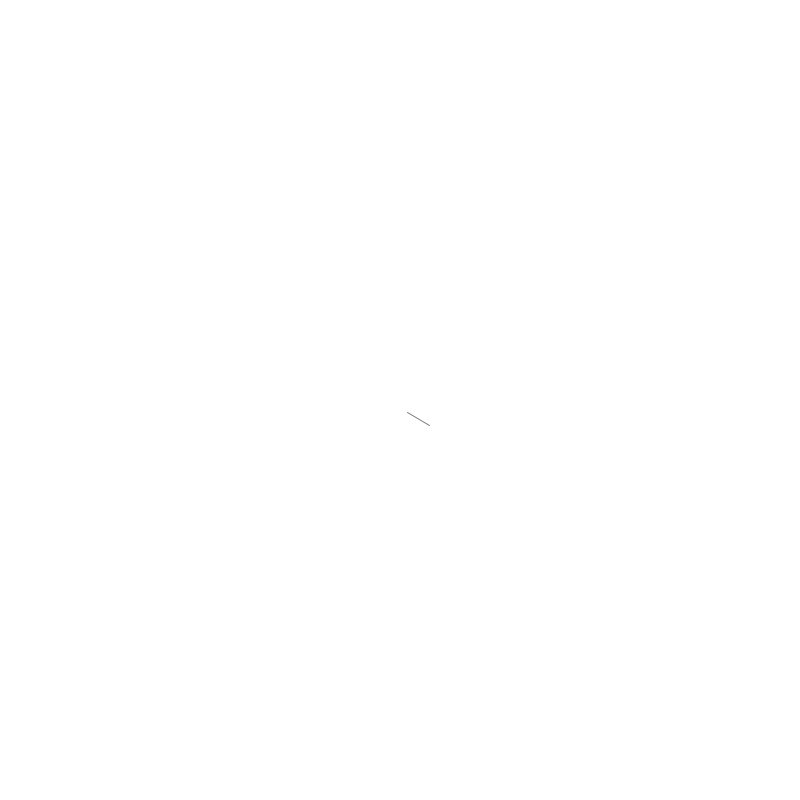
Frame 1 (no input)
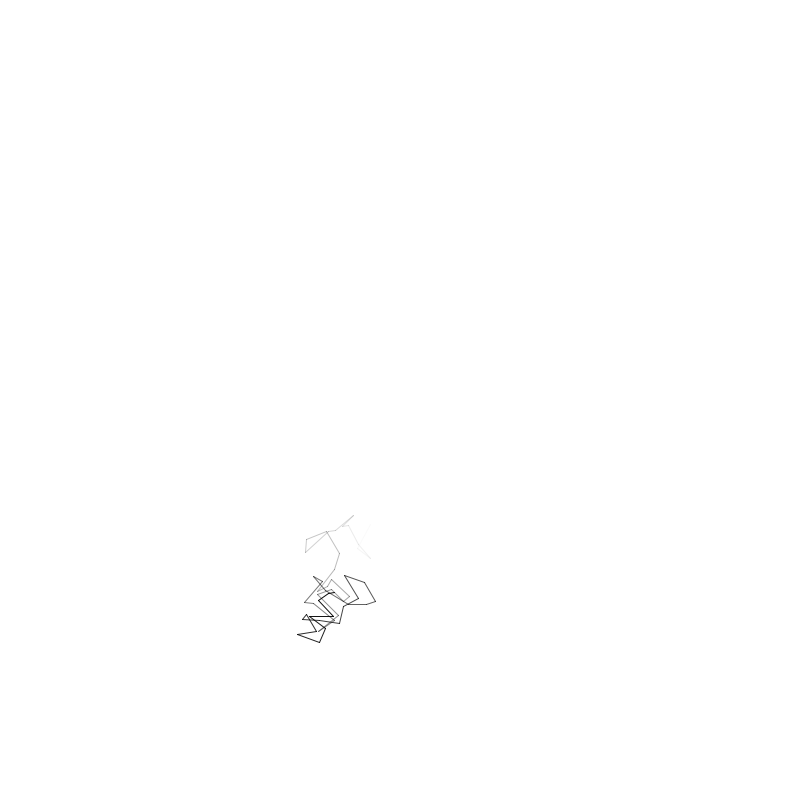
Frame 60 (the mouse pressed at the canvas centre just before this capture)
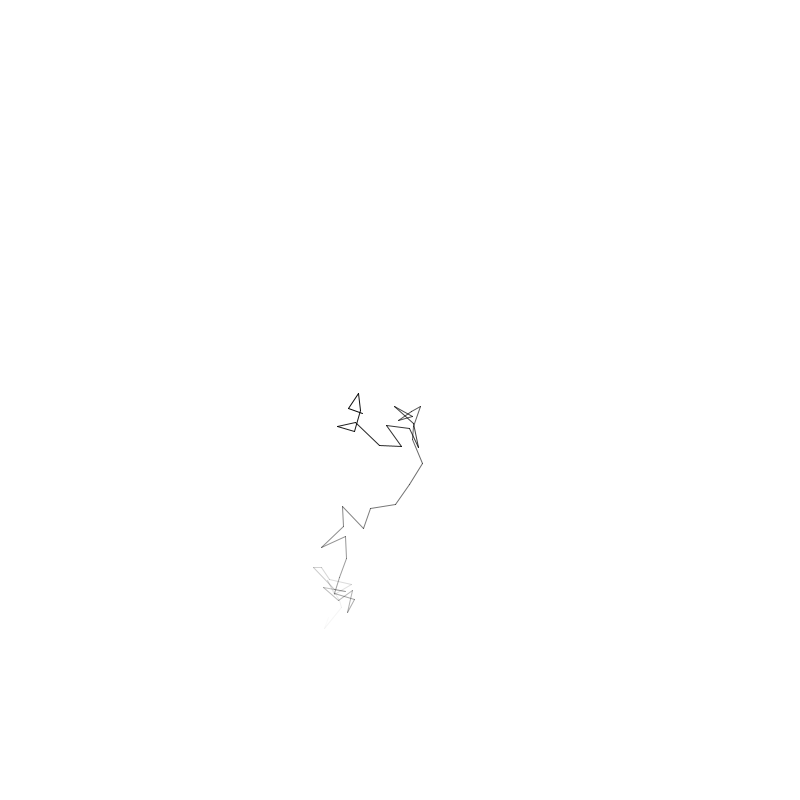
Frame 120 (the mouse held since frame 60 and released just before this capture)

The Processing sketch that drew these frames (run headless with seeded random() and noise(); from frame 60 on, the mouse is pressed at the canvas centre):

// Processing sketch: random_walker
// ── random_walker.pde
RWalker w = new RWalker(50);
float t = 0.0;
float dt = 0.02;

void setup(){
  size(800, 800);
  background(255);
  stroke(30);
}

void draw(){
  background(255);
  t += dt;
  
  w.randomStep();
  w.draw();
  delay(100);
}
// ── class.pde
class RWalker{
  FloatList x = new FloatList();
  FloatList y = new FloatList();
  int maxSize;
  float pixelPerUnit;
  
  RWalker(int n){
    maxSize = n;
    pixelPerUnit = 5;
    x.append(0);
    y.append(0);
    x.append(random(10) - 5);
    y.append(random(10) - 5);
  }
  
  void randomStep(){
    if (x.size() == maxSize) {
      x.remove(0);
      y.remove(0);
    }
    float X = x.get(x.size()-1);
    float Y = y.get(y.size()-1);
    float d = sqrt(X*X + Y*Y);
    float a = atan2(Y,X);
    float s = 0; float t = 0;
    if(d > 70){
      s = -2 * cos(a);
      t = -2 * sin(a);
    }
    x.append(X + random(-5, 5) + s);
    y.append(Y + random(-5, 5) + t);
    println(s, " ; ", t);
    
    /*
    line(pixelPerUnit * x.get(size-2) + width/2, height/2 - pixelPerUnit * y.get(size-2),
         pixelPerUnit * x.get(size-1) + width/2, height/2 - pixelPerUnit * y.get(size-1) );*/
  }
  
  void draw(){
    int size = x.size() - 1;
    for (int i = 0; i < size; i++) {
      stroke(0, 0, 0, 255 * i/size);
      strokeWeight(1);
      
      line(pixelPerUnit * x.get(i) + width/2, height/2 - pixelPerUnit * y.get(i),
           pixelPerUnit * x.get(i+1) + width/2, height/2 - pixelPerUnit * y.get(i+1) );
    }
  }
  
}
